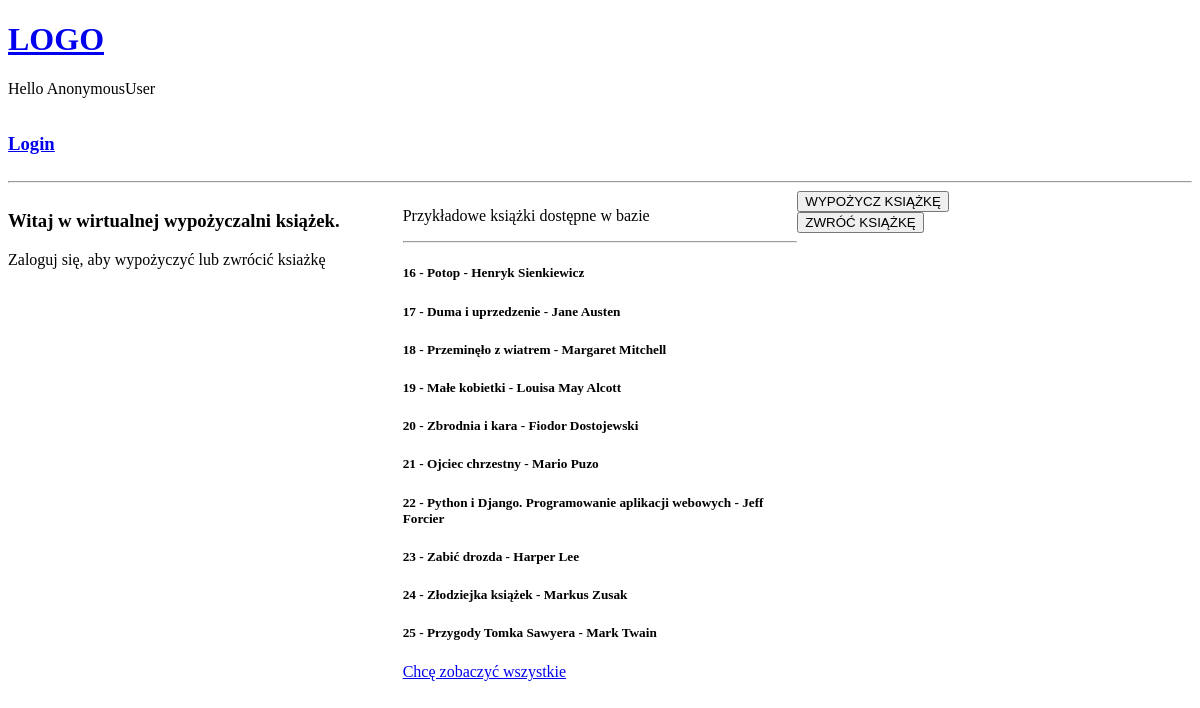
The page / on the database its author committed.
### base/models.py (models this page shows, shortened)
class Book(models.Model):
    id = models.AutoField(primary_key=True)
    title = models.CharField(max_length=255)
    author = models.CharField(max_length=255)
    availability = models.BooleanField(default=True)

### base/views.py (the view)
# urls.py: path('', views.home, name='home'),
def home(request):
    available_books = Book.objects.filter(availability=True)
    return render(request, 'base/home.html', {'books': available_books})

### base/templates/base/home.html (shortened to what this page needs)
{% extends 'main.html' %}
{% block content %}
<div class="home-container">
    <div>
        <h3>Witaj w wirtualnej wypożyczalni książek.</h3>
        <p>Zaloguj się, aby wypożyczyć lub zwrócić ksiażkę</p>
    </div>
    <div>
        <p>Przykładowe książki dostępne w bazie</p>
        <hr>
        {% for book in books|slice:":10" %}
        <div>
            <h5>{{book.id}} - {{book.title}} - {{book.author}}</h5>
        </div>
        {% endfor %}
        <a href="http://127.0.0.1:8000/book-list">Chcę zobaczyć wszystkie</a>
    </div>
    <div>
        <a href="{% url 'borrow' %}"><button>WYPOŻYCZ KSIĄŻKĘ</button><br></a>
        <a href="{% url 'return-book' %}"><button>ZWRÓĆ KSIĄŻKĘ</button><br></a>
    </div>
</div>
{% endblock %}

### base/templates/base/home.html (style rules this page uses)
.home-container { display: grid; grid-template-columns: 1fr 1fr 1fr; }

### rows shown on the page
Book: id "16", title "Potop", author "Henryk Sienkiewicz"
Book: id "17", title "Duma i uprzedzenie", author "Jane Austen"
Book: id "18", title "Przeminęło z wiatrem", author "Margaret Mitchell"
Book: id "19", title "Małe kobietki", author "Louisa May Alcott"
Book: id "20", title "Zbrodnia i kara", author "Fiodor Dostojewski"
Book: id "21", title "Ojciec chrzestny", author "Mario Puzo"
Book: id "22", title "Python i Django. Programowanie aplikacji webowych", author "Jeff Forcier"
Book: id "23", title "Zabić drozda", author "Harper Lee"
Book: id "24", title "Złodziejka książek", author "Markus Zusak"
Book: id "25", title "Przygody Tomka Sawyera", author "Mark Twain"

### other values the page prints
{{ request.user }} "AnonymousUser"
